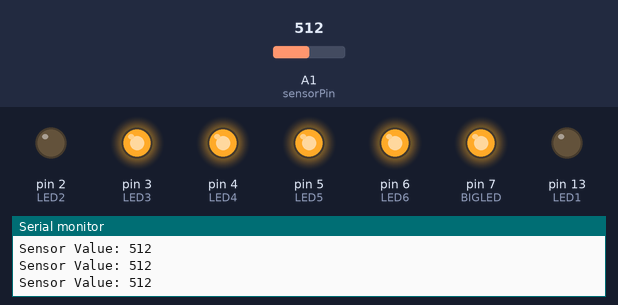
This sketch was run on a simulated Arduino Uno, built with avr-gcc and run on an emulated ATmega328P. On the bench: output pins drawn as LEDs (lit = HIGH), the last lines printed to the serial monitor. Inputs (shaded band) come from the test bench; at power-on: A1 (sensorPin) = 512.

Above: at 1.2 s.
1.3 s: A1 (sensorPin) set to 493
At 2.1 s:
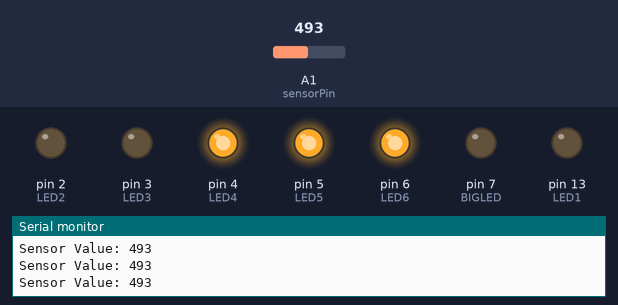
2.9 s: A1 (sensorPin) set to 359
4.4 s: A1 (sensorPin) set to 342
At 4.7 s:
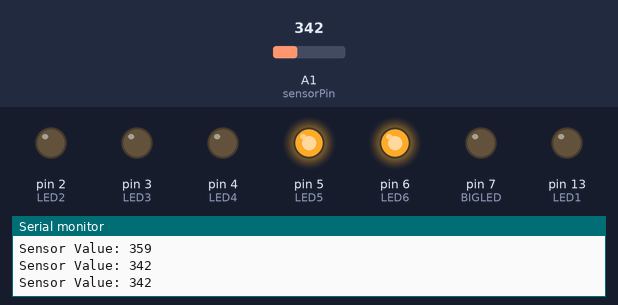
5.9 s: A1 (sensorPin) set to 261
7.4 s: A1 (sensorPin) set to 235
At 8.4 s:
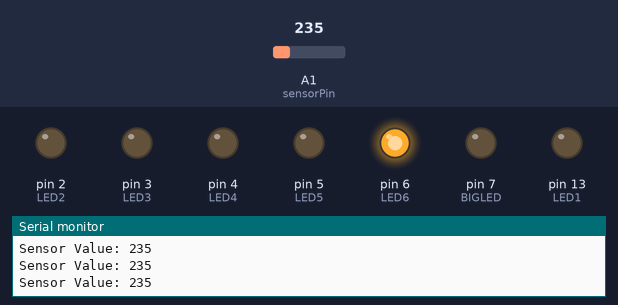
8.9 s: A1 (sensorPin) set to 260
At 9.7 s:
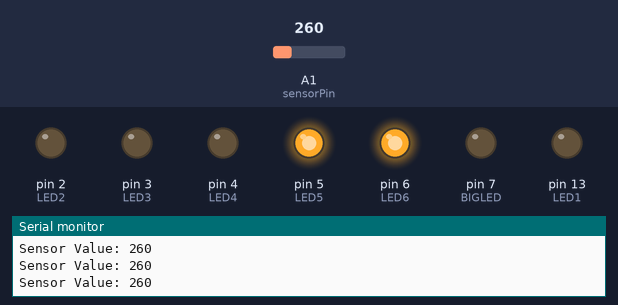
Timing chart, 0 to 11.5 s (numbered marks = the images above; inputs shaded):
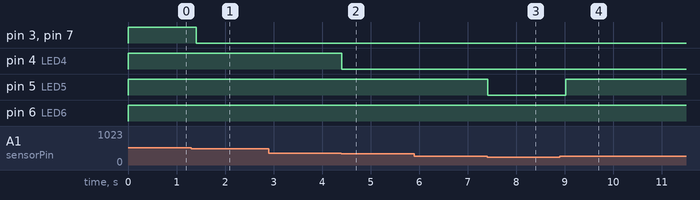

The sketch:

CodeNano.ino
```cpp
const int sensorPin = A1;

// Small LEDs
const int LED1 = 13;
const int LED2 = 2;
const int LED3 = 3;
const int LED4 = 4;
const int LED5 = 5;
const int LED6 = 6;

// Big LED
const int BIGLED = 7;

int sensorValue = 0;

void setup() {
  pinMode(LED1, OUTPUT);
  pinMode(LED2, OUTPUT);
  pinMode(LED3, OUTPUT);
  pinMode(LED4, OUTPUT);
  pinMode(LED5, OUTPUT);
  pinMode(LED6, OUTPUT);
  pinMode(BIGLED, OUTPUT);

  Serial.begin(9600);
}

void loop() {
  sensorValue = analogRead(sensorPin);

  Serial.print("Sensor Value: ");
  Serial.println(sensorValue);

  // Turn everything ON first
  digitalWrite(LED1, HIGH);
  digitalWrite(LED2, HIGH);
  digitalWrite(LED3, HIGH);
  digitalWrite(LED4, HIGH);
  digitalWrite(LED5, HIGH);
  digitalWrite(LED6, HIGH);
  digitalWrite(BIGLED, HIGH);

  // --- BIG LED (only ON when dark) ---
  if (sensorValue <= 500) {
    digitalWrite(BIGLED, LOW);
  }

  // --- SMALL LEDs (light meter reversed) ---

  if (sensorValue > 800) {
    // Very bright → all OFF
  }
  else if (sensorValue > 650) {
    // Slightly bright → 1 LED ON
    digitalWrite(LED1, LOW);
  }
  else if (sensorValue > 500) {
    // Medium → 2 LEDs ON
    digitalWrite(LED1, LOW);
    digitalWrite(LED2, LOW);
  }
  else if (sensorValue > 350) {
    // Getting darker → 3 LEDs ON
    digitalWrite(LED1, LOW);
    digitalWrite(LED2, LOW);
    digitalWrite(LED3, LOW);
  }
  else if (sensorValue > 250) {
    // Dark → 4 LEDs ON
    digitalWrite(LED1, LOW);
    digitalWrite(LED2, LOW);
    digitalWrite(LED3, LOW);
    digitalWrite(LED4, LOW);
  }
  else if (sensorValue > 150) {
    // Very dark → 5 LEDs ON
    digitalWrite(LED1, LOW);
    digitalWrite(LED2, LOW);
    digitalWrite(LED3, LOW);
    digitalWrite(LED4, LOW);
    digitalWrite(LED5, LOW);
  }
  else {
    // Extremely dark → all 6 LEDs ON
    digitalWrite(LED1, LOW);
    digitalWrite(LED2, LOW);
    digitalWrite(LED3, LOW);
    digitalWrite(LED4, LOW);
    digitalWrite(LED5, LOW);
    digitalWrite(LED6, LOW);
  }

  delay(200);
}
```

Measured:
- the behaviour switches between 501 and 500 on A1 (sensorPin) (found by bisection; images 0 and 1)
- the behaviour switches between 351 and 350 on A1 (sensorPin) (found by bisection; images 1 and 2)
- the behaviour switches between 251 and 250 on A1 (sensorPin) (found by bisection; images 2 and 3)
- after the input at 1.3 s, pin 3 (LED3), pin 7 (BIGLED): HIGH → LOW after 0.10 s
- after the input at 4.4 s, pin 4 (LED4): HIGH → LOW at once
- after the input at 7.4 s, pin 5 (LED5): HIGH → LOW at once
- after the input at 8.9 s, pin 5 (LED5): LOW → HIGH after 0.12 s
